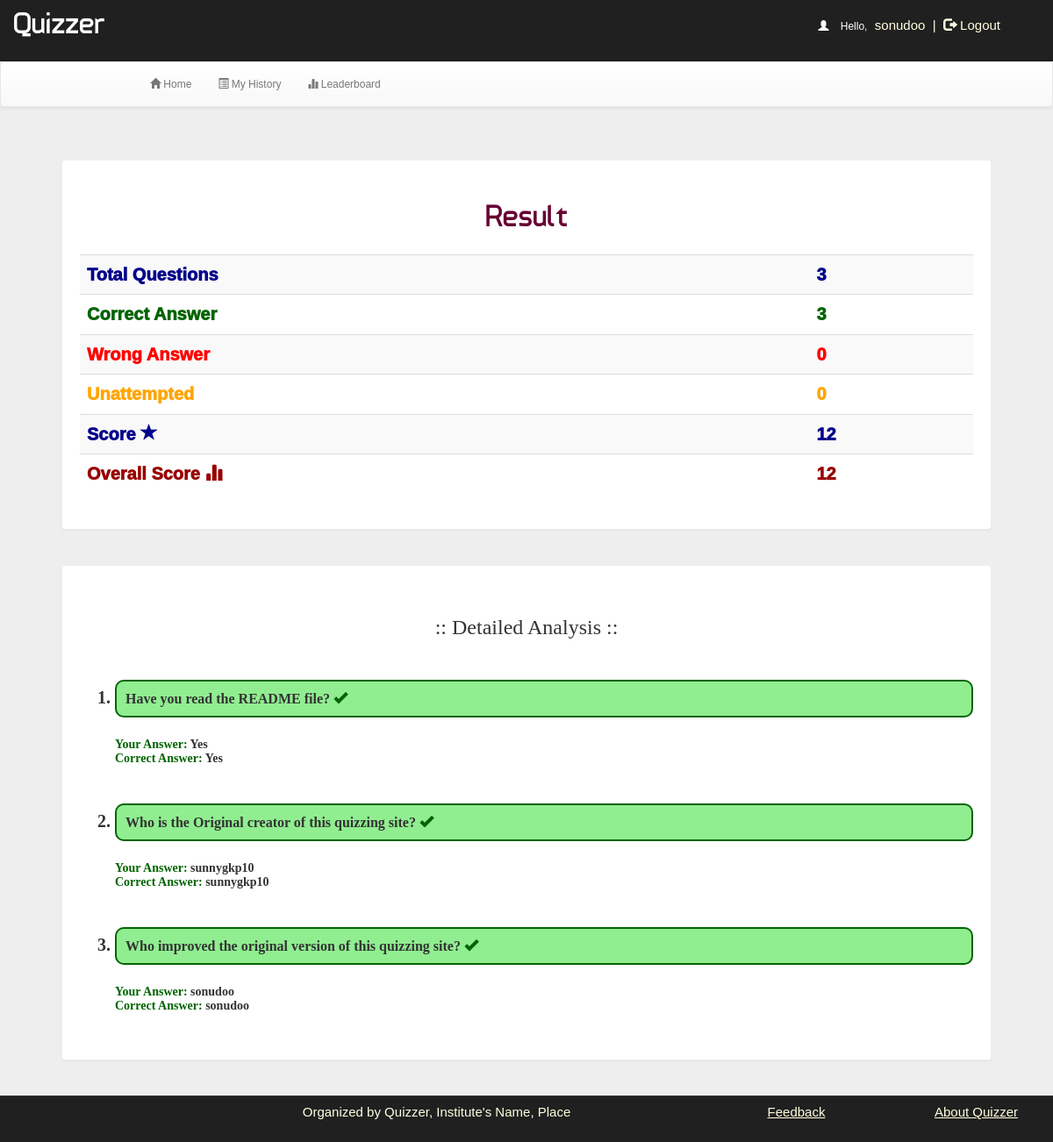
Screenshot of /account.php?q=result&eid=5802790f793b1 (signed in) with the database file from the repository.
### tables this page shows
CREATE TABLE IF NOT EXISTS quiz (
  id int(100) NOT NULL,
  eid text NOT NULL,
  title varchar(100) NOT NULL,
  correct int(11) NOT NULL,
  wrong int(11) NOT NULL,
  total int(11) NOT NULL,
  time bigint(20) NOT NULL,
  date timestamp NOT NULL DEFAULT CURRENT_TIMESTAMP ON UPDATE CURRENT_TIMESTAMP,
  status varchar(10) NOT NULL
);

CREATE TABLE IF NOT EXISTS history (
  id int(100) NOT NULL,
  username varchar(50) NOT NULL,
  eid text NOT NULL,
  score int(11) NOT NULL,
  level int(11) NOT NULL,
  correct int(11) NOT NULL,
  wrong int(11) NOT NULL,
  date timestamp NOT NULL DEFAULT CURRENT_TIMESTAMP ON UPDATE CURRENT_TIMESTAMP,
  timestamp bigint(50) NOT NULL,
  status varchar(40) NOT NULL,
  score_updated varchar(10) NOT NULL
);

CREATE TABLE IF NOT EXISTS rank (
  id int(100) NOT NULL,
  username varchar(50) NOT NULL,
  score int(11) NOT NULL,
  time timestamp NOT NULL DEFAULT CURRENT_TIMESTAMP ON UPDATE CURRENT_TIMESTAMP
);

CREATE TABLE IF NOT EXISTS questions (
  id int(100) NOT NULL,
  eid text NOT NULL,
  qid text NOT NULL,
  qns text NOT NULL,
  choice int(10) NOT NULL,
  sn int(11) NOT NULL
);

CREATE TABLE IF NOT EXISTS options (
  id int(100) NOT NULL,
  qid varchar(50) NOT NULL,
  option varchar(5000) NOT NULL,
  optionid text NOT NULL
);

### account.php (the view, shortened to what this page needs)
<!DOCTYPE html PUBLIC "-//W3C//DTD XHTML 1.0 Transitional//EN" "http://www.w3.org/TR/xhtml1/DTD/xhtml1-transitional.dtd">
<html xmlns="http://www.w3.org/1999/xhtml">
<head>
<link  rel="stylesheet" href="css/bootstrap.min.css"/>
 <link  rel="stylesheet" href="css/bootstrap-theme.min.css"/>
 <link rel="stylesheet" href="css/main.css">
 <link  rel="stylesheet" href="css/font.css">
</head>
<body>
<div class="header">
<div class="row">
<div class="col-lg-6">
<span class="logo">Quizzer</span></div>
<div class="col-md-4 col-md-offset-2">
 <?php
include_once 'dbConnection.php';
if (!(isset($_SESSION['username']))) {
    header("location:index.php");
} else {
    $username = $_SESSION['username'];
    echo '<span class="pull-right top title1" ><span style="color:white"><span class="glyphicon glyphicon-user" aria-hidden="true"></span>&nbsp;&nbsp;&nbsp;&nbsp;Hello,</span> <span class="log log1" style="color:lightyellow">' . $username . '&nbsp;&nbsp;|&nbsp;&nbsp;<a href="logout.php?q=account.php" style="color:lightyellow"><span class="glyphicon glyphicon-log-out" aria-hidden="true"></span>&nbsp;Logout</button></a></span>';
}
?>
</div>
</div></div>
<div class="bg">
<nav class="navbar navbar-default title1">
  <div class="container-fluid">
    <div class="navbar-header">
      <a class="navbar-brand" href="#"><b>&nbsp;&nbsp;&nbsp;&nbsp;&nbsp;&nbsp;&nbsp;&nbsp;&nbsp;&nbsp;&nbsp;&nbsp;&nbsp;&nbsp;&nbsp;&nbsp;&nbsp;&nbsp;&nbsp;&nbsp;&nbsp;&nbsp;&nbsp;&nbsp;&nbsp;</b></a>
    </div>
    <div class="collapse navbar-collapse" id="bs-example-navbar-collapse-1">
      <ul class="nav navbar-nav">
        <li <?php
if (@$_GET['q'] == 1)
    echo 'class="active"';
?> ><a href="account.php?q=1"><span class="glyphicon glyphicon-home" aria-hidden="true"></span>&nbsp;Home<span class="sr-only">(current)</span></a></li>
        <li <?php
if (@$_GET['q'] == 2)
    echo 'class="active"';
?>><a href="account.php?q=2"><span class="glyphicon glyphicon-list-alt" aria-hidden="true"></span>&nbsp;My History</a></li>
    <li <?php
if (@$_GET['q'] == 3)
    echo 'class="active"';
?>><a href="account.php?q=3"><span class="glyphicon glyphicon-stats" aria-hidden="true"></span>&nbsp;Leaderboard</a></li></ul>
      </div>
  </div>
</nav>
<div class="container">
<div class="row">
<div class="col-md-12">
<?php
if (@$_GET['q'] == 'result' && @$_GET['eid']) {
    $eid = @$_GET['eid'];
    $q = mysqli_query($con, "SELECT * FROM quiz WHERE eid='$eid' ") or die('Error157');
    while ($row = mysqli_fetch_array($q)) {
        $total = $row['total'];
    }
    $q = mysqli_query($con, "SELECT * FROM history WHERE eid='$eid' AND username='$username' ") or die('Error157');
    while ($row = mysqli_fetch_array($q)) {
        $s      = $row['score'];
        $w      = $row['wrong'];
        $r      = $row['correct'];
        $status = $row['status'];
    }
    if ($status == "finished") {
        echo '<div class="panel">
<center><h1 class="title" style="color:#660033">Result</h1><center><br /><table class="table table-striped title1" style="font-size:20px;font-weight:1000;">';
        echo '<tr style="color:darkblue"><td style="vertical-align:middle">Total Questions</td><td style="vertical-align:middle">' . $total . '</td></tr>
      <tr style="color:darkgreen"><td style="vertical-align:middle">Correct Answer&nbsp;<span class="glyphicon glyphicon-ok-arrow" aria-hidden="true"></span></td><td style="vertical-align:middle">' . $r . '</td></tr>
    <tr style="color:red"><td style="vertical-align:middle">Wrong Answer&nbsp;<span class="glyphicon glyphicon-remove-arrow" aria-hidden="true"></span></td><td style="vertical-align:middle">' . $w . '</td></tr>
    <tr style="color:orange"><td style="vertical-align:middle">Unattempted&nbsp;<span class="glyphicon glyphicon-ban-arrow" aria-hidden="true"></span></td><td style="vertical-align:middle">' . ($total - $r - $w) . '</td></tr>
    <tr style="color:darkblue"><td style="vertical-align:middle">Score&nbsp;<span class="glyphicon glyphicon-star" aria-hidden="true"></span></td><td style="vertical-align:middle">' . $s . '</td></tr>';
        $q = mysqli_query($con, "SELECT * FROM rank WHERE  username='$username' ") or die('Error157');
        while ($row = mysqli_fetch_array($q)) {
            $s = $row['score'];
            echo '<tr style="color:#990000"><td style="vertical-align:middle">Overall Score&nbsp;<span class="glyphicon glyphicon-stats" aria-hidden="true"></span></td><td style="vertical-align:middle">' . $s . '</td></tr>';
        }
        echo '<tr></tr></table></div><div class="panel"><br /><h3 align="center" style="font-family:calibri">:: Detailed Analysis ::</h3><br /><ol style="font-size:20px;font-weight:bold;font-family:calibri;margin-top:20px">';
        $q = mysqli_query($con, "SELECT * FROM questions WHERE eid='{$_GET['eid']}'") or die('Error197');
        while ($row = mysqli_fetch_array($q)) {
            $question = $row['qns'];
            $qid      = $row['qid'];
            $q2 = mysqli_query($con, "SELECT * FROM user_answer WHERE eid='{$_GET['eid']}' AND qid='$qid' AND username='{$_SESSION['username']}'") or die('Error197');
            if (mysqli_num_rows($q2) > 0) {
                $row1         = mysqli_fetch_array($q2);
                $ansid        = $row1['ans'];
                $correctansid = $row1['correctans'];
                $q3 = mysqli_query($con, "SELECT * FROM options WHERE optionid='$ansid'") or die('Error197');
                $q4 = mysqli_query($con, "SELECT * FROM options WHERE optionid='$correctansid'") or die('Error197');
                $row2       = mysqli_fetch_array($q3);
                $row3       = mysqli_fetch_array($q4);
                $ans        = $row2['option'];
                $correctans = $row3['option'];
            }
            if ($correctans == $ans && $ans != "Unanswered") {
                echo '<li><div style="font-size:16px;font-weight:bold;font-family:calibri;margin-top:20px;background-color:lightgreen;padding:10px;word-wrap:break-word;border:2px solid darkgreen;border-radius:10px;">' . $question . ' <span class="glyphicon glyphicon-ok" style="color:darkgreen"></span></div><br />';
                echo '<font style="font-size:14px;color:darkgreen"><b>Your Answer: </b></font><font style="font-size:14px;">' . $ans . '</font><br />';
                echo '<font style="font-size:14px;color:darkgreen"><b>Correct Answer: </b></font><font style="font-size:14px;">' . $correctans . '</font><br />';
            }
            echo "<br /></li>";
        }
        echo '</ol>';
        echo "</div>";
    } else {
        die("Thats a 404 Error bro. You are trying to access a wrong page");
    }
}
?>
</div></div></div></div>
<div class="row footer">
 <div class="col-md-2 box"></div>
<div class="col-md-6 box">
<span href="#" data-target="#login" style="color:lightyellow">Organized by Quizzer, Institute's Name, Place<br><br></span></div>
<div class="col-md-2 box">
<a href="feedback.php" style="color:lightyellow;text-decoration:underline" onmouseover="this.style('color:yellow')" target="new">Feedback</a></div>
<div class="col-md-2 box">
<a href="about.php" s style="color:lightyellow;text-decoration:underline" onmouseover="this.style('color:yellow')" target="new">About Quizzer</a></div>
</div>
</body>
</html>

### css/main.css (style rules this page uses)
body { overflow-x:hidden;width:100%;font: 12px "Century Gothic", "Times Roman", sans-serif;background:#eee;min-height:550px;background-attachment:fixed; }
.bg { min-height:540px; }
.panel { border-color:#eee;margin:40px;padding:20px;font: 15px "Century Gothic", "Times Roman", sans-serif; }
.title { font-family:'typo'; }
.header { background:#202020;height:70px; }
.logo { font-family:'typo';font-size:35px;color:#ffffff;margin:15px; }
.title1 { font: 12px "Century Gothic", "Times Roman", sans-serif; }
.footer { font-size:15px;text-align:center;border-top:1px solid;border-color:#323232;background-color:#202020; }
.footer a { margin:25px;color:#0000ff;text-decoration:none;font: 15px "Century Gothic", "Times Roman", sans-serif; }
.box { padding:9px; }
.top { margin-top:20px; }
.log1 { font: 15px 'Ubuntu', sans-serif;color:#0000ff;margin-left:10px; }
.log { margin:10px;margin-right:60px;margin-left:5px;color:#ffffb3;text-decoration:none;font-size:20px;font-size:15px; }

### rows the page displays
quiz: total "3", $total-$r-$w "0"
history: correct "3", wrong "0", score "12"
rank: score "12"
questions: qns "Have you read the README file?", options.option "Yes"
questions: qns "Who is the Original creator of this quizzing site?", options.option "sunnygkp10"
questions: qns "Who improved the original version of this quizzing site?", options.option "sonudoo"

### other values shown
$username "sonudoo"
